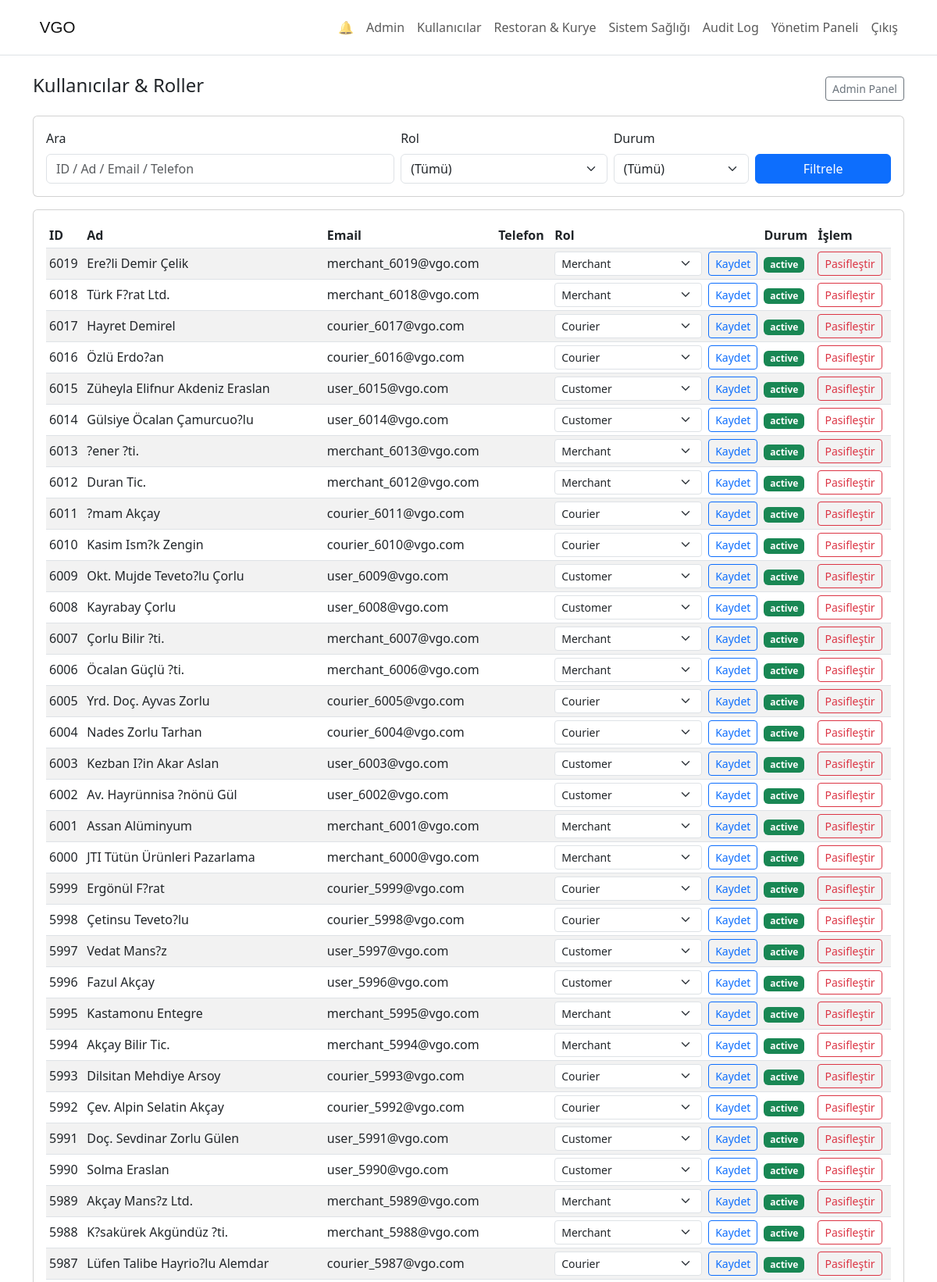
/admin_users.php (signed in, upper part), run on the app's committed database.
### tables this page shows
CREATE TABLE IF NOT EXISTS users (
  user_id INT PRIMARY KEY AUTO_INCREMENT,
  role_id INT NOT NULL,
  full_name VARCHAR(200) NOT NULL,
  first_name VARCHAR(100),
  last_name VARCHAR(100),
  email VARCHAR(100) NOT NULL UNIQUE,
  phone VARCHAR(20),
  profile_image VARCHAR(500),
  password_hash VARCHAR(255) NOT NULL,
  status VARCHAR(50) NOT NULL,
  email_verified INT DEFAULT 0,
  birthdate DATE,
  last_login DATETIME NULL,
  created_at DATETIME DEFAULT CURRENT_TIMESTAMP,
  FOREIGN KEY (role_id) REFERENCES roles(role_id)
);

CREATE TABLE IF NOT EXISTS roles (
  role_id INT PRIMARY KEY AUTO_INCREMENT,
  role_name VARCHAR(50) NOT NULL UNIQUE
);

### admin_users.php (the view, shortened to what this page needs)
<?php
@include_once __DIR__ . '/migrations_runner.php';
function vgo_column_exists(mysqli $conn, string $table, string $col): bool {
    $stmt = $conn->prepare('SELECT 1 FROM information_schema.COLUMNS WHERE TABLE_SCHEMA = DATABASE() AND TABLE_NAME = ? AND COLUMN_NAME = ? LIMIT 1');
    $stmt->bind_param('ss', $table, $col);
    $stmt->execute();
    $res = $stmt->get_result();
    $ok = ($res && $res->num_rows > 0);
    return $ok;
}
$usersHasStatus = vgo_column_exists($conn, 'Users', 'status');
$roles = [];
try {
    $res = $conn->query('SELECT role_id, role_name FROM Roles ORDER BY role_id ASC');
    if ($res) $roles = $res->fetch_all(MYSQLI_ASSOC) ?? [];
} catch (Throwable $e) {}
$q = isset($_GET['q']) ? trim((string)$_GET['q']) : '';
$roleFilter = isset($_GET['role']) ? (int)$_GET['role'] : 0;
$statusFilter = isset($_GET['status']) ? trim((string)$_GET['status']) : '';
$users = [];
if ($usersHasStatus) {
    $limit = 100;
    $qParam = $q;
    $roleParam = $roleFilter;
    $statusParam = $statusFilter;
    $stmt = $conn->prepare('CALL AdminUsersSearch(?, ?, ?, ?)');
    if ($stmt) {
        $stmt->bind_param('sisi', $qParam, $roleParam, $statusParam, $limit);
        $stmt->execute();
        $res = $stmt->get_result();
        $users = $res ? ($res->fetch_all(MYSQLI_ASSOC) ?? []) : [];
    }
}
?>
<!doctype html>
<html>
<head>
    <link rel="stylesheet" href="https://cdn.jsdelivr.net/npm/bootstrap@5.3.0/dist/css/bootstrap.min.css">
</head>
<body>
<?php include 'header.php'; ?>
<div class="container mt-4">
    <div class="d-flex justify-content-between align-items-center mb-3">
        <h4>Kullanıcılar & Roller</h4>
        <a class="btn btn-sm btn-outline-secondary" href="admin_dashboard.php">Admin Panel</a>
    </div>
    <div class="card mb-3">
        <div class="card-body">
            <form class="row g-2" method="get">
                <div class="col-md-5">
                    <label class="form-label">Ara</label>
                    <input class="form-control" name="q" value="<?php echo htmlspecialchars($q); ?>" placeholder="ID / Ad / Email / Telefon">
                </div>
                <div class="col-md-3">
                    <label class="form-label">Rol</label>
                    <select class="form-select" name="role">
                        <option value="0">(Tümü)</option>
                    </select>
                </div>
                <div class="col-md-2">
                    <label class="form-label">Durum</label>
                    <select class="form-select" name="status" <?php echo $usersHasStatus ? '' : 'disabled'; ?> >
                        <option value="">(Tümü)</option>
                    </select>
                </div>
                <div class="col-md-2 d-flex align-items-end">
                    <button class="btn btn-primary w-100" type="submit">Filtrele</button>
                </div>
            </form>
        </div>
    </div>
    <div class="card">
        <div class="card-body">
            <div class="table-responsive">
                <table class="table table-sm table-striped align-middle">
                    <thead>
                        <tr>
                            <th>ID</th>
                            <th>Ad</th>
                            <th>Email</th>
                            <th>Telefon</th>
                            <th>Rol</th>
                            <th>Durum</th>
                            <th>İşlem</th>
                        </tr>
                    </thead>
                    <tbody>
                    <?php if (empty($users)): ?>
                        <tr><td colspan="7" class="text-muted">Kullanıcı bulunamadı.</td></tr>
                    <?php else: foreach ($users as $u): ?>
                        <?php
                            $uid = (int)($u['user_id'] ?? 0);
                            $rid = (int)($u['role_id'] ?? 0);
                            $status = (string)($u['status'] ?? '');
                            $isActive = (strtolower($status) === 'active');
                        ?>
                        <tr>
                            <td><?php echo $uid; ?></td>
                            <td><?php echo htmlspecialchars((string)($u['full_name'] ?? '')); ?></td>
                            <td><?php echo htmlspecialchars((string)($u['email'] ?? '')); ?></td>
                            <td><?php echo htmlspecialchars((string)($u['phone'] ?? '')); ?></td>
                            <td>
                                <form method="post" class="d-flex gap-2" style="min-width:240px;">
                                    <select class="form-select form-select-sm" name="role_id">
                                        <?php foreach ($roles as $r): $rrid = (int)($r['role_id'] ?? 0); $rn = (string)($r['role_name'] ?? ''); if ($rrid<=0) continue; ?>
                                            <option value="<?php echo $rrid; ?>" <?php echo ($rrid === $rid) ? 'selected' : ''; ?>><?php echo htmlspecialchars($rn); ?></option>
                                        <?php endforeach; ?>
                                    </select>
                                    <button class="btn btn-sm btn-outline-primary" type="submit">Kaydet</button>
                                </form>
                            </td>
                            <td>
                                <?php if ($usersHasStatus): ?>
                                    <span class="badge bg-<?php echo $isActive ? 'success' : 'secondary'; ?>"><?php echo htmlspecialchars($status); ?></span>
                                <?php else: ?>
                                    <span class="text-muted">-</span>
                                <?php endif; ?>
                            </td>
                            <td>
                                <?php if ($usersHasStatus): ?>
                                    <form method="post" onsubmit="return confirm('Durumu değiştirmek istiyor musunuz?');" style="display:inline;">
                                        <button class="btn btn-sm btn-outline-<?php echo $isActive ? 'danger' : 'success'; ?>" type="submit">
                                            <?php echo $isActive ? 'Pasifleştir' : 'Aktifleştir'; ?>
                                        </button>
                                    </form>
                                <?php endif; ?>
                            </td>
                        </tr>
                    <?php endforeach; endif; ?>
                    </tbody>
                </table>
            </div>
        </div>
    </div>
</div>
</body>
</html>

### data on the page
users: user_id "6019", full_name "Ere?li Demir Çelik", email "merchant_6019@vgo.com", role_id "Merchant", status "active", shows "Pasifleştir"
users: user_id "6018", full_name "Türk F?rat Ltd.", email "merchant_6018@vgo.com", role_id "Merchant", status "active", shows "Pasifleştir"
users: user_id "6017", full_name "Hayret Demirel", email "courier_6017@vgo.com", role_id "Courier", status "active", shows "Pasifleştir"
users: user_id "6016", full_name "Özlü Erdo?an", email "courier_6016@vgo.com", role_id "Courier", status "active", shows "Pasifleştir"
users: user_id "6015", full_name "Züheyla Elifnur Akdeniz Eraslan", email "user_6015@vgo.com", role_id "Customer", status "active", shows "Pasifleştir"
users: user_id "6014", full_name "Gülsiye Öcalan Çamurcuo?lu", email "user_6014@vgo.com", role_id "Customer", status "active", shows "Pasifleştir"
users: user_id "6013", full_name "?ener ?ti.", email "merchant_6013@vgo.com", role_id "Merchant", status "active", shows "Pasifleştir"
users: user_id "6012", full_name "Duran Tic.", email "merchant_6012@vgo.com", role_id "Merchant", status "active", shows "Pasifleştir"
users: user_id "6011", full_name "?mam Akçay", email "courier_6011@vgo.com", role_id "Courier", status "active", shows "Pasifleştir"
users: user_id "6010", full_name "Kasim Ism?k Zengin", email "courier_6010@vgo.com", role_id "Courier", status "active", shows "Pasifleştir"
users: user_id "6009", full_name "Okt. Mujde Teveto?lu Çorlu", email "user_6009@vgo.com", role_id "Customer", status "active", shows "Pasifleştir"
users: user_id "6008", full_name "Kayrabay Çorlu", email "user_6008@vgo.com", role_id "Customer", status "active", shows "Pasifleştir"
users: user_id "6007", full_name "Çorlu Bilir ?ti.", email "merchant_6007@vgo.com", role_id "Merchant", status "active", shows "Pasifleştir"
users: user_id "6006", full_name "Öcalan Güçlü ?ti.", email "merchant_6006@vgo.com", role_id "Merchant", status "active", shows "Pasifleştir"
users: user_id "6005", full_name "Yrd. Doç. Ayvas Zorlu", email "courier_6005@vgo.com", role_id "Courier", status "active", shows "Pasifleştir"
users: user_id "6004", full_name "Nades Zorlu Tarhan", email "courier_6004@vgo.com", role_id "Courier", status "active", shows "Pasifleştir"
users: user_id "6003", full_name "Kezban I?in Akar Aslan", email "user_6003@vgo.com", role_id "Customer", status "active", shows "Pasifleştir"
users: user_id "6002", full_name "Av. Hayrünnisa ?nönü Gül", email "user_6002@vgo.com", role_id "Customer", status "active", shows "Pasifleştir"
users: user_id "6001", full_name "Assan Alüminyum", email "merchant_6001@vgo.com", role_id "Merchant", status "active", shows "Pasifleştir"
users: user_id "6000", full_name "JTI Tütün Ürünleri Pazarlama", email "merchant_6000@vgo.com", role_id "Merchant", status "active", shows "Pasifleştir"
users: user_id "5999", full_name "Ergönül F?rat", email "courier_5999@vgo.com", role_id "Courier", status "active", shows "Pasifleştir"
users: user_id "5998", full_name "Çetinsu Teveto?lu", email "courier_5998@vgo.com", role_id "Courier", status "active", shows "Pasifleştir"
users: user_id "5997", full_name "Vedat Mans?z", email "user_5997@vgo.com", role_id "Customer", status "active", shows "Pasifleştir"
users: user_id "5996", full_name "Fazul Akçay", email "user_5996@vgo.com", role_id "Customer", status "active", shows "Pasifleştir"
users: user_id "5995", full_name "Kastamonu Entegre", email "merchant_5995@vgo.com", role_id "Merchant", status "active", shows "Pasifleştir"
users: user_id "5994", full_name "Akçay Bilir Tic.", email "merchant_5994@vgo.com", role_id "Merchant", status "active", shows "Pasifleştir"
users: user_id "5993", full_name "Dilsitan Mehdiye Arsoy", email "courier_5993@vgo.com", role_id "Courier", status "active", shows "Pasifleştir"
users: user_id "5992", full_name "Çev. Alpin Selatin Akçay", email "courier_5992@vgo.com", role_id "Courier", status "active", shows "Pasifleştir"
users: user_id "5991", full_name "Doç. Sevdinar Zorlu Gülen", email "user_5991@vgo.com", role_id "Customer", status "active", shows "Pasifleştir"
users: user_id "5990", full_name "Solma Eraslan", email "user_5990@vgo.com", role_id "Customer", status "active", shows "Pasifleştir"
users: user_id "5989", full_name "Akçay Mans?z Ltd.", email "merchant_5989@vgo.com", role_id "Merchant", status "active", shows "Pasifleştir"
users: user_id "5988", full_name "K?sakürek Akgündüz ?ti.", email "merchant_5988@vgo.com", role_id "Merchant", status "active", shows "Pasifleştir"
users: user_id "5987", full_name "Lüfen Talibe Hayrio?lu Alemdar", email "courier_5987@vgo.com", role_id "Courier", status "active", shows "Pasifleştir"
